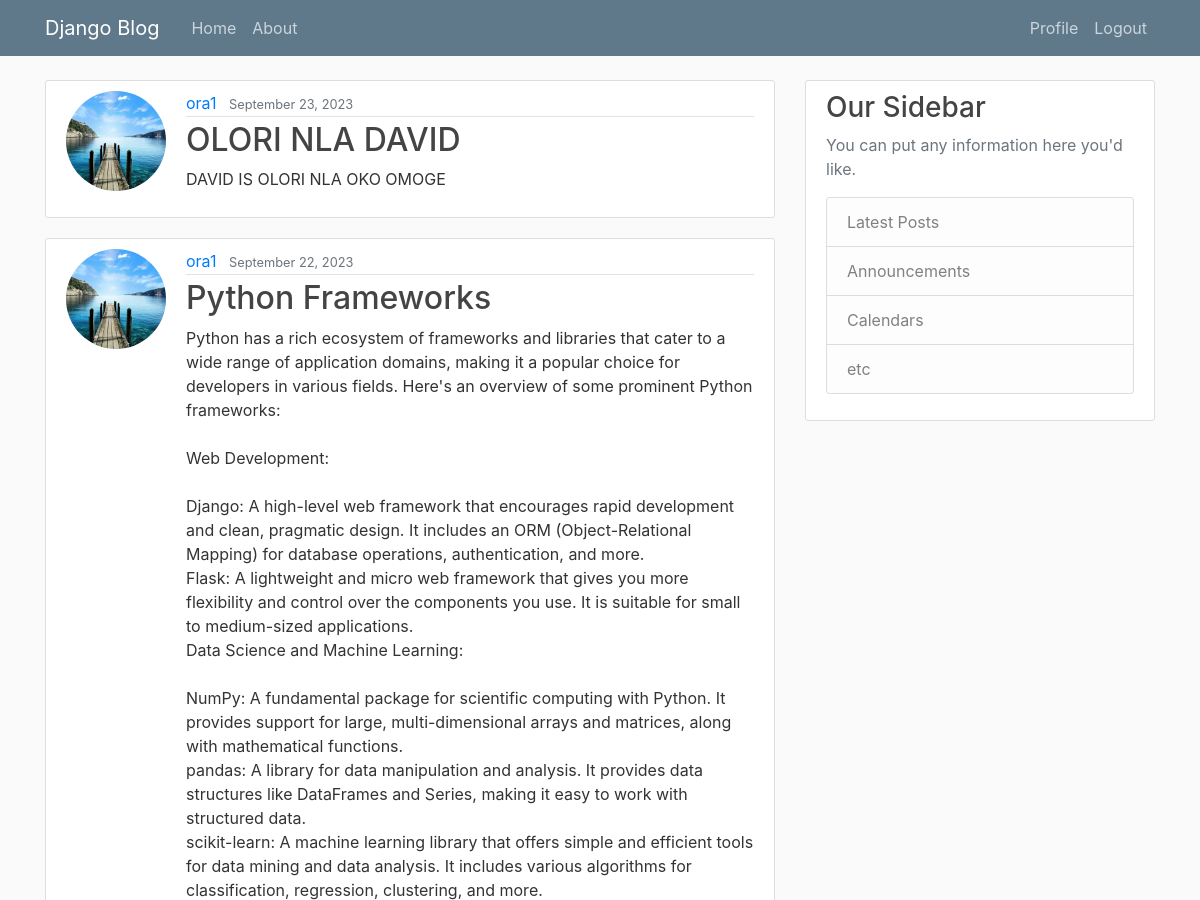
The app's page / (signed in, upper part), older data.
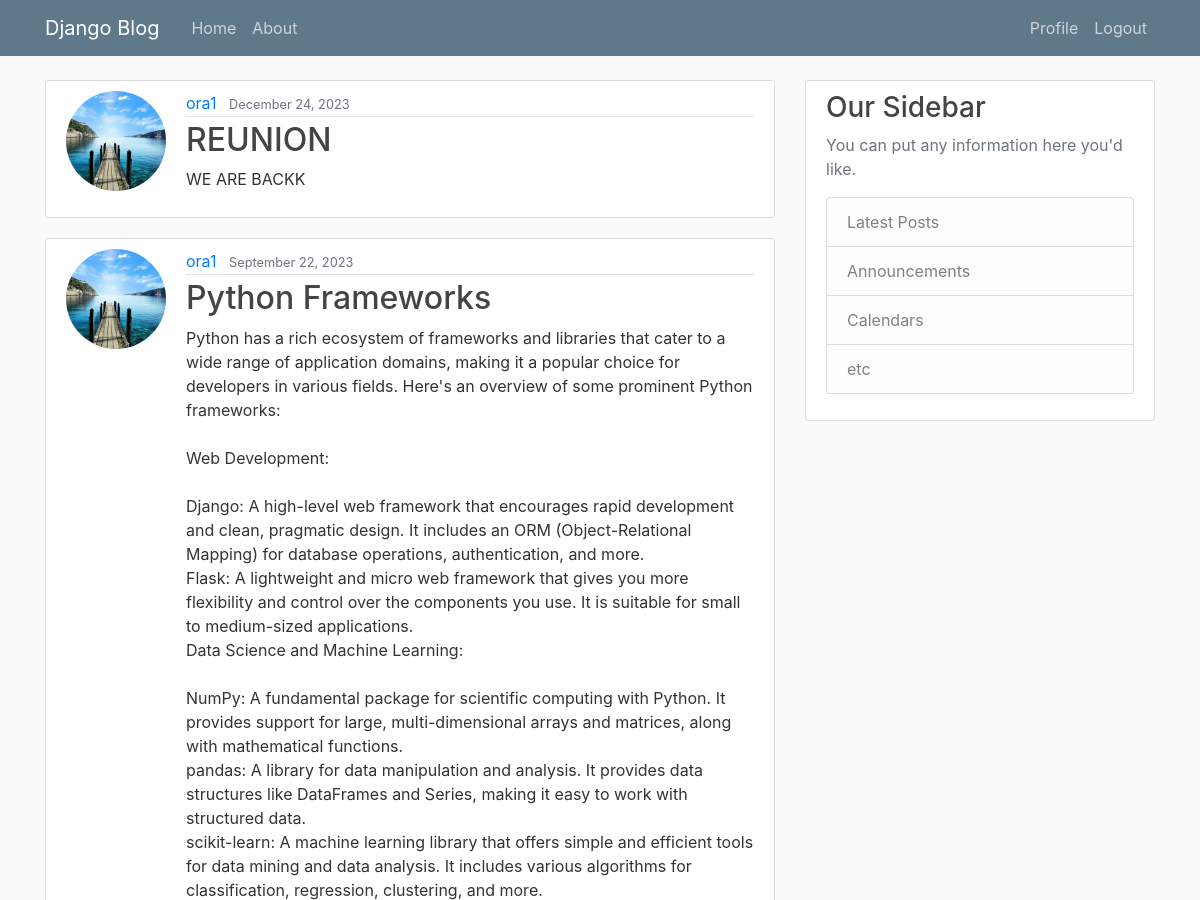
The same page, newer data.
### blog/models.py (models this page shows, shortened)
class Post(models.Model):
    title = models.CharField(max_length=100)
    content = models.TextField()
    date_posted = models.DateTimeField(default=timezone.now)
    author = models.ForeignKey(User, on_delete=models.CASCADE)

### users/models.py (models this page shows, shortened)
class Profile(models.Model):
    user = models.OneToOneField(User, on_delete=models.CASCADE)
    image = models.ImageField(default='profile_pics/default.jpg', upload_to='profile_pics')
    bio = models.TextField(blank=True)
    birthdate = models.DateField(null=True, blank=True)

### blog/views.py (the view)
# urls.py: path('', PostListView.as_view(), name='blog-home'),
class PostListView(ListView):
    model = Post
    template_name = 'blog/home.html'
    context_object_name = 'posts'
    ordering = ['-date_posted']
    paginate_by = 3

### blog/templates/blog/home.html
{% extends "blog/base.html" %}
{% block content %}
    {% for post in posts %}
        <article class="media content-section">
          <img class="rounded-circle account-img" src="{{ user.profile.image.url }}" style="width: 100px; height: 100px;">
          <div class="media-body">
            <div class="article-metadata">
              <a class="mr-2" href="#">{{ post.author }}</a>
              <small class="text-muted">{{ post.date_posted|date:"F d, Y" }}</small>
            </div>
            <h2><a class="article-title" href="#">{{ post.title }}</a></h2>
            <p class="article-content">{{ post.content }}</p>
          </div>
        </article>
    {% endfor %}
{% endblock content %}

### blog/templates/blog/base.html (shortened to what this page needs)
{% load static %}
<!DOCTYPE html>
<html>
<head>
     <link rel="stylesheet" href="https://maxcdn.bootstrapcdn.com/bootstrap/4.0.0/css/bootstrap.min.css">
    <link rel="stylesheet" type="text/css" href="{% static 'blog/main.css' %}">
</head>
<body>
    <header class="site-header">
            <nav class="navbar navbar-expand-md navbar-dark bg-steel fixed-top">
            <div class="container">
                <a class="navbar-brand mr-4" href="{% url 'blog-home' %}">Django Blog</a>
                <div class="collapse navbar-collapse" id="navbarToggle">
                <div class="navbar-nav mr-auto">
                    <a class="nav-item nav-link" href="{% url 'blog-home' %}">Home</a>
                    <a class="nav-item nav-link" href="{% url 'blog-about' %}">About</a>
                </div>
                <div class="navbar-nav">
                  {% if user.is_authenticated %}
                    <a class="nav-item nav-link" href="{% url 'profile' %}">Profile</a>
                    <a class="nav-item nav-link" href="{% url 'logout' %}">Logout</a>
                  {% else %}
                    <a class="nav-item nav-link" href="{% url 'login' %}">Login</a>
                    <a class="nav-item nav-link" href="{% url 'register' %}">Register</a>
                  {% endif %}
                </div>
                </div>
            </div>
            </nav>
        </header>
        <main role="main" class="container">
            <div class="row">
              <div class="col-md-8">
                {% block content %}{% endblock %}
              </div>
              <div class="col-md-4">
                <div class="content-section">
                  <h3>Our Sidebar</h3>
                  <p class='text-muted'>You can put any information here you'd like.
                    <ul class="list-group">
                      <li class="list-group-item list-group-item-light">Latest Posts</li>
                      <li class="list-group-item list-group-item-light">Announcements</li>
                      <li class="list-group-item list-group-item-light">Calendars</li>
                      <li class="list-group-item list-group-item-light">etc</li>
                    </ul>
                  </p>
                </div>
              </div>
            </div>
          </main>
</body>
</html>

### static/blog/main.css (style rules this page uses)
body { background: #fafafa; color: #333333; margin-top: 5rem; }
h1, h2, h3, h4, h5, h6 { color: #444444; }
ul { margin: 0; }
.bg-steel { background-color: #5f788a; }
.site-header .navbar-nav .nav-link { color: #cbd5db; }
.content-section { background: #ffffff; padding: 10px 20px; border: 1px solid #dddddd; border-radius: 3px; margin-bottom: 20px; }
.article-title { color: #444444; }
.article-content { white-space: pre-line; }
.article-metadata { padding-bottom: 1px; margin-bottom: 4px; border-bottom: 1px solid #e3e3e3 }
.account-img { height: 125px; width: 125px; margin-right: 20px; margin-bottom: 16px; }

Row changes from the older to the newer data that the page shows:
removed Post: profile.image (placeholder picture), author "ora1", date_posted "September 23, 2023", title "OLORI NLA DAVID", content "DAVID IS OLORI NLA OKO OMOGE"
added Post: profile.image (placeholder picture), author "ora1", date_posted "December 24, 2023", title "REUNION", content "WE ARE BACKK"
